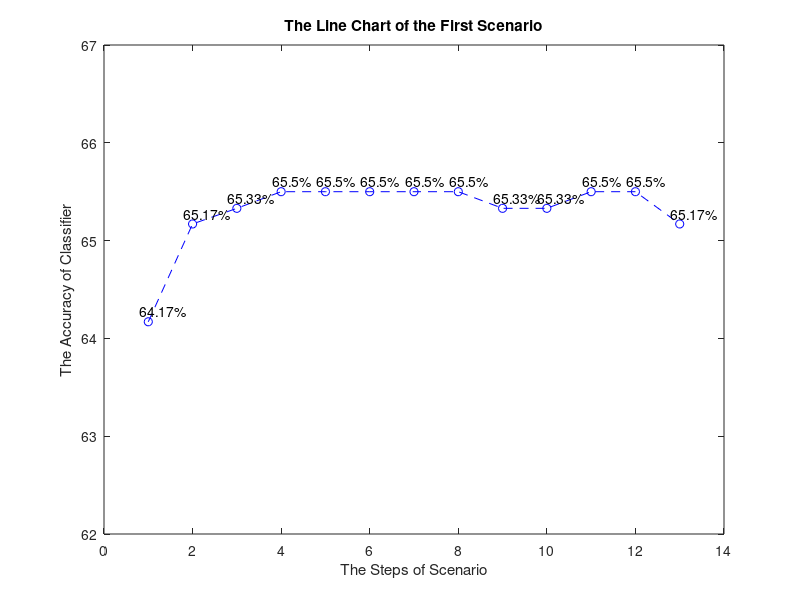
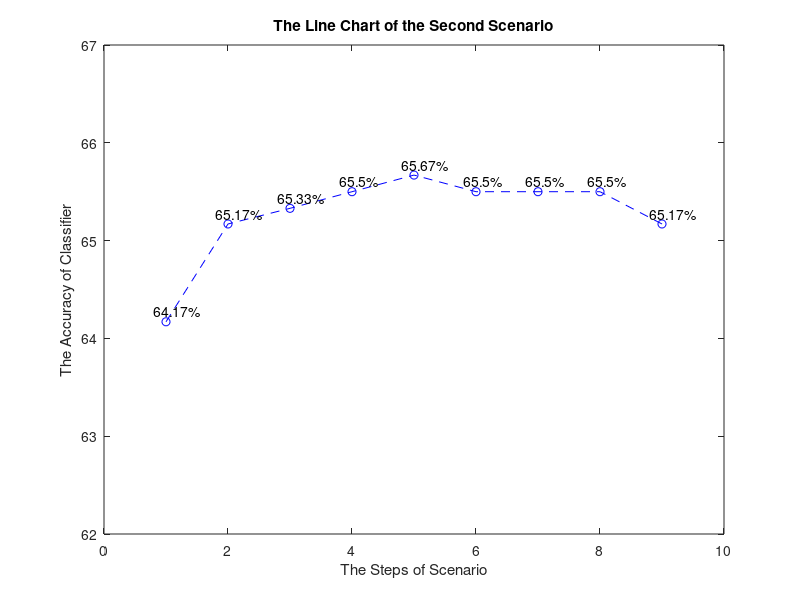
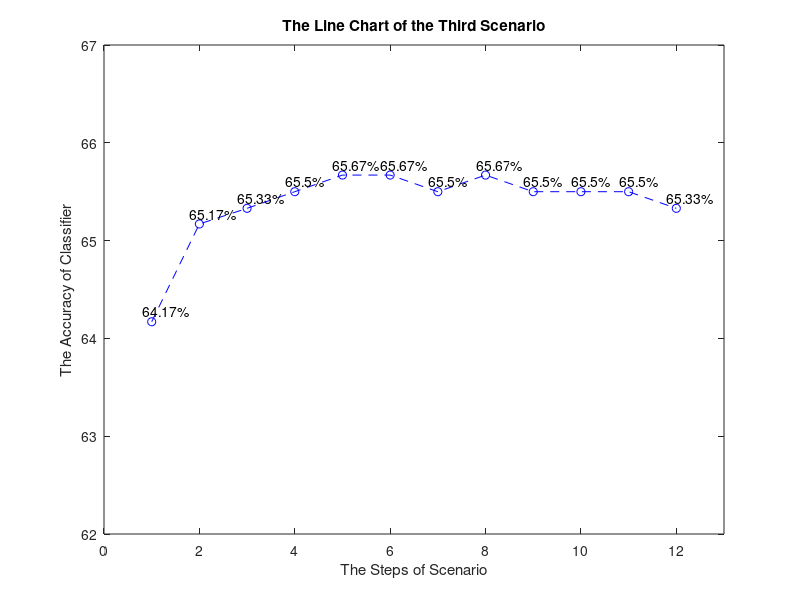

The MATLAB source for these figures, in order:
A = [64.17;...
    65.17;...
    65.33;...
    65.50;...
    65.50;...
    65.50;...
    65.50;...
	65.50;...
    65.33;...
    65.33;...
    65.50;...
    65.50;...
    65.17];

B = [64.17;...
    65.17;...
    65.33;...
    65.50;...
    65.67;...
    65.50;...
    65.50;...
	65.50;...
    65.17];

C = [64.17;...
    65.17;...
    65.33;...
    65.50;...
    65.67;...
    65.67;...
    65.50;...
	65.67;...
    65.50;...
    65.50;...
    65.50;...
    65.33];

plot(A(:,1),'b--o');
hold on;
axis([0 14 62 67]);
title('The Line Chart of the First Scenario');
xlabel('The Steps of Scenario');
ylabel('The Accuracy of Classifier');
for i = 1:13
    x = i - 0.2;
    v = A(i,1);
    y = v + 0.1;
    str = [num2str(v), '%'];

    text(x,y,str,'HorizontalAlignment','left');
end

figure;
plot(B(:,1),'b--o');
hold on;
axis([0 10 62 67]);
title('The Line Chart of the Second Scenario');
xlabel('The Steps of Scenario');
ylabel('The Accuracy of Classifier');
for i = 1:9
    x = i - 0.2;
    v = B(i,1);
    y = v + 0.1;
    str = [num2str(v), '%'];

    text(x,y,str,'HorizontalAlignment','left');
end

figure;
plot(C(:,1),'b--o');
hold on;
axis([0 13 62 67]);
title('The Line Chart of the Third Scenario');
xlabel('The Steps of Scenario');
ylabel('The Accuracy of Classifier');
for i = 1:12
    x = i - 0.2;
    v = C(i,1);
    y = v + 0.1;
    str = [num2str(v), '%'];

    text(x,y,str,'HorizontalAlignment','left');
end

